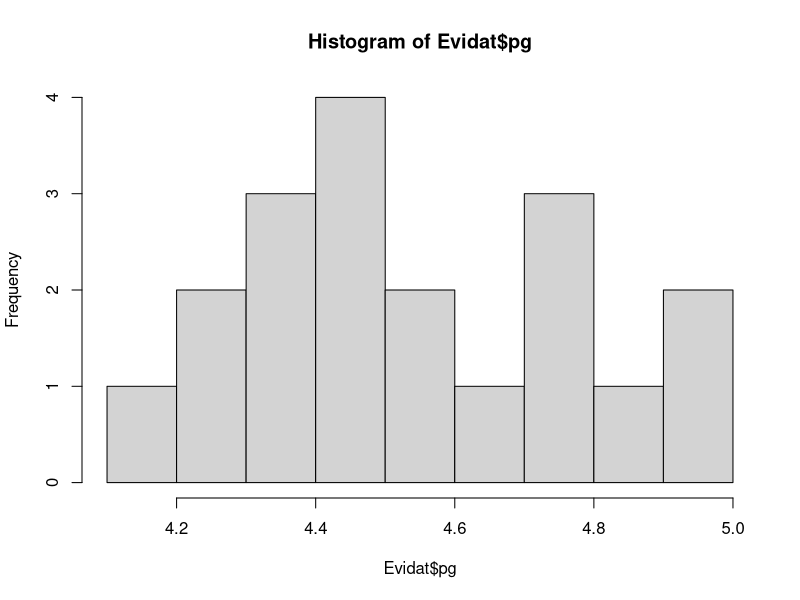
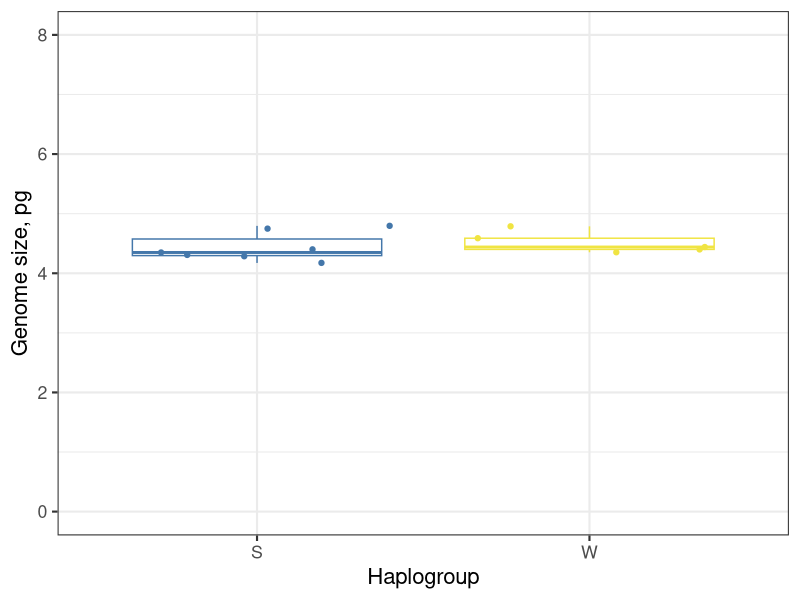
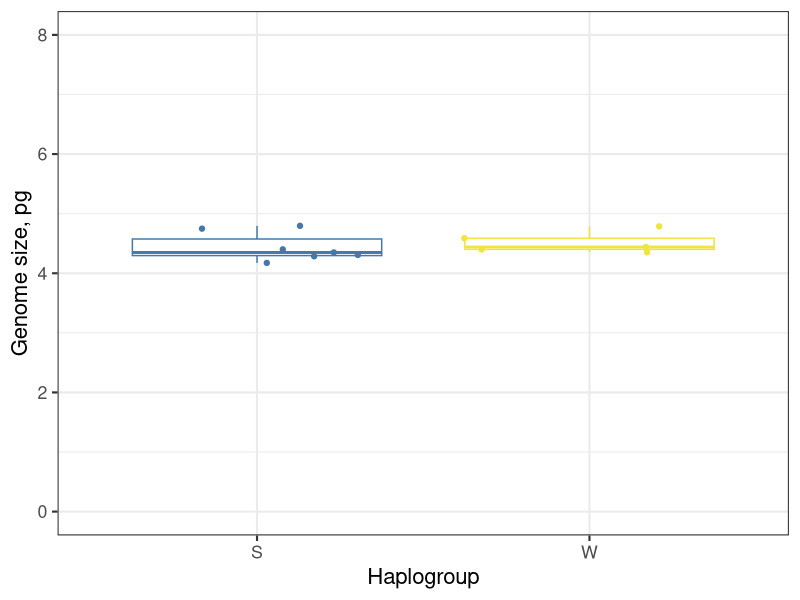

These charts were generated, in order, by the following R code:
library(ggplot2)
library(openxlsx)
library(ggpubr)
library(svglite)
install.packages("svglite")

## read data
Evidat <- read.xlsx("Evi_genomsize.xlsx")
## check format
str(Evidat)
hist(Evidat$pg)

## QC
Evidat <- Evidat[Evidat$RCS < 4 & Evidat$a_CV < 0.1 & Evidat$b_CV < 0.1, ]

## Mann-Whitney test
pairwise.wilcox.test(Evidat$pg, Evidat$Population)


## Plotting
Evidat$Population <- factor(Evidat$Population, levels = c("S", "W"))

ggplot(data = Evidat, 
       aes(x = Population, y = pg)) + 
  expand_limits(y = c(0, 8)) +
  geom_boxplot(aes(col = Population), outlier.color = 'NA', show.legend = F) + 
  geom_jitter(aes(col = Population), show.legend = F) + 
  scale_color_manual(values = c("#4477AA", "#F0E442")) +
  xlab("Haplogroup") + ylab("Genome size, pg") + 
  theme_bw(base_size = 16)

ggsave("FCM.svg", width = 4.5, height = 7)
